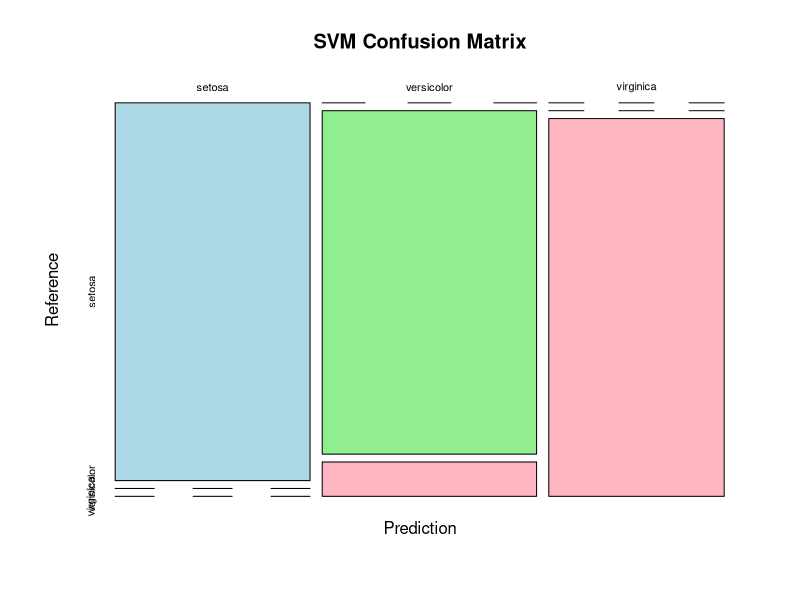
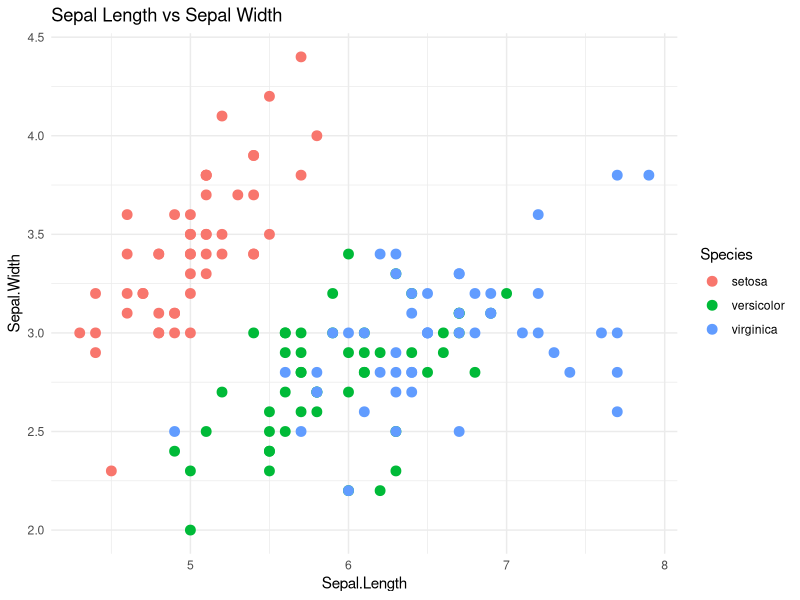

The R script that drew these images, in order:
#!/usr/bin/env Rscript
# Title: SVM Classification on Iris Dataset
# Description: This script loads the Iris dataset, trains an SVM model,
# evaluates performance using confusion matrix and accuracy, and saves output images.

# Load required libraries
if (!require("e1071")) install.packages("e1071", dependencies=TRUE)
if (!require("caret")) install.packages("caret", dependencies=TRUE)
if (!require("ggplot2")) install.packages("ggplot2", dependencies=TRUE)

library(e1071)
library(caret)
library(ggplot2)

# Load Iris dataset
data(iris)

# Set seed for reproducibility
set.seed(123)

# Split data into training and test sets (80/20)
trainIndex <- createDataPartition(iris$Species, p = 0.8, list = FALSE)
trainData <- iris[trainIndex, ]
testData <- iris[-trainIndex, ]

# Train SVM model
svm_model <- svm(Species ~ ., data = trainData, kernel = "linear")

# Predict on test data
predictions <- predict(svm_model, testData)

# Evaluate the model
conf_matrix <- confusionMatrix(predictions, testData$Species)
print(conf_matrix)

# Save confusion matrix plot
png("svm_confusion_matrix.png")
plot(conf_matrix$table, main="SVM Confusion Matrix", col = c("lightblue", "lightgreen", "lightpink"))
dev.off()

# Save accuracy as text
accuracy <- conf_matrix$overall["Accuracy"]
write(paste("Accuracy:", round(accuracy, 4)), file = "svm_accuracy.txt")

# Save a sample plot (e.g., Sepal Length vs Width colored by species)
plot_path <- "svm_feature_plot.png"
png(plot_path)
ggplot(iris, aes(x = Sepal.Length, y = Sepal.Width, color = Species)) +
  geom_point(size = 3) +
  ggtitle("Sepal Length vs Sepal Width") +
  theme_minimal()
dev.off()

cat("Script completed. Accuracy, confusion matrix, and plots saved.\n")
